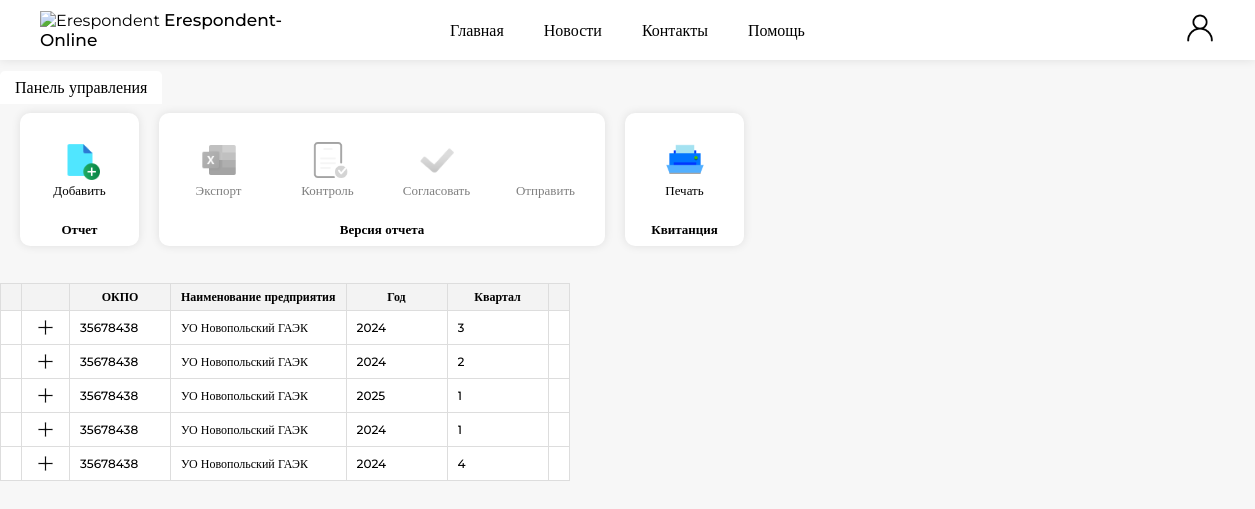
Page /report_area (signed in) on the committed database.
### website/models.py (models this page shows)
class Report(db.Model):
    __tablename__ = 'report'
    id = db.Column(db.Integer, primary_key=True)
    okpo = db.Column(db.Integer)
    organization_name = db.Column(db.String(50))
    year = db.Column(db.Integer)
    quarter = db.Column(db.Integer)
    user_id = db.Column(db.Integer, db.ForeignKey('user.id'))
    time_of_receipt = db.Column(db.Date)
    versions = relationship('Version_report', backref='report')

### website/views.py (the view)
@views.route('/report_area')
@login_required
def report_area():
    ticket = Ticket.query.filter_by().all()
    report = Report.query.filter_by(user_id=current_user.id).all()
    organization = Organization.query.filter_by(id = current_user.organization.id).all()
    version = Version_report.query.filter_by().all()
    dirUnit = DirUnit.query.filter_by().all()
    dirProduct = DirProduct.query.filter_by().all()
    for row in dirProduct:
        current_unit = DirUnit.query.filter_by(IdUnit = row.IdUnit).first()
        row.IdUnit = current_unit.NameUnit
    return render_template('report_area.html',
                           ticket = ticket,
                           report=report,
                           user=current_user,
                           dirUnit=dirUnit,
                           dirProduct=dirProduct,
                           organization=organization,
                           version=version)

### website/templates/report_area.html (shortened to what this page needs)
{% extends "base.html" %}
{% block content %}
<div class="report-area_page">
    <div class="report-area_menu">
        <div class="report-area_podmenu">
            <label for="tab1" class="report-area_menu-name">Панель управления</label>
            <div class="content-podmenu">
                <nav>
                    <ul>
                        <section>
                            <div class="functions_menu">
                                <li id = "link_add_report">
                                    <img src="{{ url_for('static', filename='img/icon_new_file.png') }}" alt="Создать отчет">
                                    <a>Добавить</a>
                                </li>
                            </div>
                            <a class="functions_menu_name">
                                Отчет
                            </a>
                        </section>
                        <section>
                            <div class="functions_menu">
                                <li id="export_versionButton">
                                    <img src="{{ url_for('static', filename='img/icon_excel.png') }}" alt="">
                                    <a>Экспорт</a>
                                </li>
                                <li id="control_versionButton">
                                    <img src="{{ url_for('static', filename='img/icon_control.png') }}" alt="">
                                    <a>Контроль</a>
                                </li>
                                <li id = "agreedVersionButton">
                                    <img src="{{ url_for('static', filename='img/icon_galochka.png') }}" alt="">
                                    <a>Согласовать</a>
                                </li>
                                <li id = "sentVersionButton">
                                    <a>Отправить</a>
                                </li>
                            </div>
                            <a class="functions_menu_name">
                                Версия отчета
                            </a>
                        </section>
                        <section>
                            <div class="functions_menu">
                                <li onclick="openNewWindow('/report')">
                                    <img src="{{ url_for('static', filename='img/icon_print_file.png') }}" alt="">
                                    <a>Печать</a>
                                </li>
                            </div>
                            <a class="functions_menu_name">
                                Квитанция
                            </a>
                        </section>
                    </ul>
                </nav>
            </div>
        </div>
    </div>
    <div class="report-area" style = "margin-top: 180px;">
        <table class="table_report-area">
            <thead class="order-table_titels">
                <tr>
                    <th></th>
                    <th></th>
                    <th class="resizable" style="width: 80px;">ОКПО<div class="resizer"></div></th>
                    <th class="resizable" style="white-space: nowrap;">Наименование предприятия<div class="resizer"></div></th>
                    <th class="resizable" style="width: 80px;">Год<div class="resizer"></div></th>
                    <th class="resizable" style="width: 80px;">Квартал<div class="resizer"></div></th>
                    <th></th>
                </tr>
            </thead>
            <tbody>
                {%if report%}
                    {% for row in report %}
                    <tr class="report_row" data-id="{{ row.id }}">
                        <td></td>
                        <td>
                            <button class="show-versions_button">
                                <img src="{{ url_for('static', filename='img/close_black.png')}}" class = "close_black" alt="Просмотреть версии">
                            </button>
                        </td>
                        <td>
                            <input type = "text" id = "report_okpo" value = "{{ row.okpo }}" readonly>
                        </td>
                        <td>
                            <input type = "text" id = "report_organization_name" value = "{{ row.organization_name }}" readonly>
                        </td>
                        <td>
                            <input type = "text" id = "report_year" value = "{{ row.year }}" readonly>
                        </td>
                        <td>
                            <input type = "text" id = "report_quarter" value = "{{ row.quarter }}" readonly>
                        </td>
                        <td>
                        </td>
                    </tr>
                    {% endfor %}
            {%endif%}
            </tbody>
        </table>
    </div>
</div>
{% endblock %}

### website/static/css/base.css (style rules this page uses)
* { margin: 0; padding: 0; font-family: 'Montserrat'; }
html { margin: 0; width: 100%; height: 100%; }
body { display: flex; flex-direction: column; min-height: 100vh; background-color:rgb(247, 247, 247); color: rgb(0, 0, 0); }
.report-area_page { margin-top: 70px; height: 100vh; }
.report-area_menu { display: flex; font-weight: 500; top: 0; left: 0; }
.report-area_menu-name { padding: 5px 10px; margin: 0; display: inline-block; transition: background-color 0.3s ease, color 0.3s ease; cursor: pointer; }
.report-area_menu-input:checked + .report-area_menu-name { background-color: rgb(255, 255, 255); font-size: 16px; padding: 7px 15px; }
.content-podmenu { position: absolute; padding: 0 10px; display: none; left: 0; right: 0; }
.report-area_podmenu :checked + .report-area_menu-name { position: relative; top: 1px; border-radius: 5px 5px 0 0; z-index: 1; }
.report-area_podmenu :checked ~ .content-podmenu { display: block; }
.content-podmenu nav ul { display: flex; list-style: none; margin: 0; }
.content-podmenu nav ul section { display: flex; background-color: #ffffff; border: none; border-radius: 10px; flex-direction: column; align-items: center; justify-content: center; margin: 10px; box-shadow: 0 0 10px rgba(0, 0, 0, 0.1); font-size: 13px; padding: 5px; }
.functions_menu { display: flex; flex-direction: row; }
.functions_menu_name { font-weight: 600; font-family: 13px; margin-bottom: 3px; }
.content-podmenu nav ul li { margin: 0; display: flex; flex-direction: column; margin: 7px; align-items: center; text-align: center; width: 65px; padding: 15px; cursor: pointer; }
.content-podmenu nav ul li img { height: 40px; width: auto; }
.content-podmenu nav ul li a { font-size: 13px; padding-top: 2px; }
.report-area { margin-top: 20px; margin-bottom: 5px; width: 100%; display: flex; flex-direction: row; overflow-x: auto; }
.table_report-area { border: none; width: auto; background-color: #ffffff; font-size: 12px; display: block; border-spacing: 0px; border-collapse: collapse; height: max-content; }
.order-table_titels { text-align: center; color: rgb(0, 0, 0); font-weight: 600; background-color:rgba(231, 231, 231, 0.507); }
.order-table_titels tr th:first-child { width: 0; }
.order-table_titels tr th:nth-child(2) { width: 0; }
.order-table_titels tr th:last-child { width: 0; }
.order-table_titels tr th { padding: 5px 10px; text-align: center; font-size: 12px; position: relative; min-width: min-content; border: 1px solid #dddddd; }
th.resizable { position: relative; }
th .resizer { position: absolute; right: 0; top: 0; width: 5px; height: 100%; cursor: col-resize; user-select: none; }
.table_report-area input { font-size: 12px; font-weight: 500; width: 100%; border: none; text-align: left; background: none; color: #000000; box-sizing: border-box; min-width: min-content; }
.table_report-area tr td { padding: 7px 10px; text-align: left; font-size: 12px; border: 1px solid #dddddd; }
.show-versions_button { display: flex; justify-content: center; border: none; color: white; padding: 2px 6px; background-color: #00000000; cursor: pointer; transition: background-color 0.3s ease; text-align: center; align-items: center; }
.show-versions_button img { width: 15px; transform: rotate(45deg); transition: transform 0.5s; }
.close_black { display: block; }
.report_row, .report_row td, .report_row td input { cursor: pointer; user-select: none; -webkit-user-select: none; -moz-user-select: none; -ms-user-select: none; }

### rows in the picture
Report: okpo "35678438", organization_name "УО Новопольский ГАЭК", year "2024", quarter "3"
Report: okpo "35678438", organization_name "УО Новопольский ГАЭК", year "2024", quarter "2"
Report: okpo "35678438", organization_name "УО Новопольский ГАЭК", year "2025", quarter "1"
Report: okpo "35678438", organization_name "УО Новопольский ГАЭК", year "2024", quarter "1"
Report: okpo "35678438", organization_name "УО Новопольский ГАЭК", year "2024", quarter "4"
